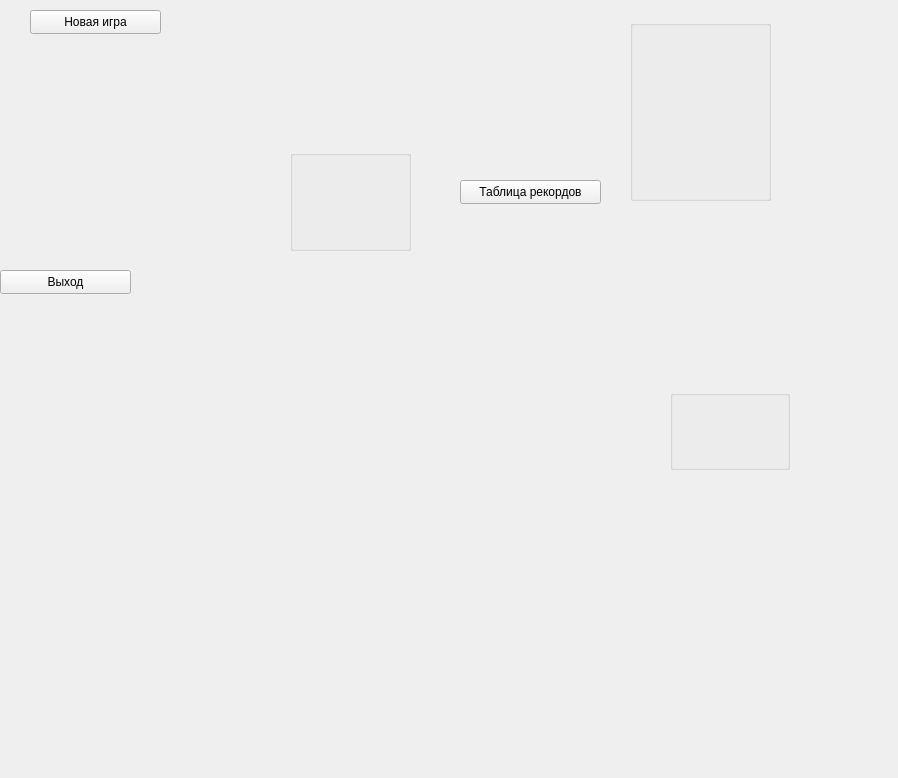
<?xml version="1.0" encoding="UTF-8"?>
<ui version="4.0">
 <class>hariki2Class</class>
 <widget class="QMainWindow" name="hariki2Class">
  <property name="geometry">
   <rect>
    <x>0</x>
    <y>0</y>
    <width>898</width>
    <height>778</height>
   </rect>
  </property>
  <property name="windowTitle">
   <string>hariki2</string>
  </property>
  <widget class="QWidget" name="centralWidget">
   <widget class="QPushButton" name="pushButton_2">
    <property name="geometry">
     <rect>
      <x>460</x>
      <y>180</y>
      <width>141</width>
      <height>24</height>
     </rect>
    </property>
    <property name="text">
     <string>Таблица рекордов</string>
    </property>
   </widget>
   <widget class="QPushButton" name="pushButton_3">
    <property name="geometry">
     <rect>
      <x>0</x>
      <y>270</y>
      <width>131</width>
      <height>24</height>
     </rect>
    </property>
    <property name="text">
     <string>Выход</string>
    </property>
   </widget>
   <widget class="QGroupBox" name="groupBox">
    <property name="geometry">
     <rect>
      <x>670</x>
      <y>390</y>
      <width>120</width>
      <height>80</height>
     </rect>
    </property>
    <property name="sizePolicy">
     <sizepolicy hsizetype="Ignored" vsizetype="Ignored">
      <horstretch>0</horstretch>
      <verstretch>0</verstretch>
     </sizepolicy>
    </property>
    <property name="styleSheet">
     <string notr="true">border-image: url(:/hariki2/tree-3358468.png);</string>
    </property>
    <property name="title">
     <string/>
    </property>
   </widget>
   <widget class="QPushButton" name="pushButton">
    <property name="geometry">
     <rect>
      <x>30</x>
      <y>10</y>
      <width>131</width>
      <height>24</height>
     </rect>
    </property>
    <property name="text">
     <string>Новая игра</string>
    </property>
   </widget>
   <widget class="QGroupBox" name="groupBox_2">
    <property name="geometry">
     <rect>
      <x>290</x>
      <y>150</y>
      <width>121</width>
      <height>101</height>
     </rect>
    </property>
    <property name="styleSheet">
     <string notr="true">border-image: url(:/hariki2/test.png);</string>
    </property>
    <property name="title">
     <string/>
    </property>
   </widget>
   <widget class="QGroupBox" name="groupBox_3">
    <property name="geometry">
     <rect>
      <x>630</x>
      <y>20</y>
      <width>141</width>
      <height>181</height>
     </rect>
    </property>
    <property name="styleSheet">
     <string notr="true">border-image: url(:/hariki2/spy.png);</string>
    </property>
    <property name="title">
     <string/>
    </property>
   </widget>
   <zorder>groupBox</zorder>
   <zorder>groupBox_2</zorder>
   <zorder>groupBox_3</zorder>
   <zorder>pushButton</zorder>
   <zorder>pushButton_3</zorder>
   <zorder>pushButton_2</zorder>
  </widget>
 </widget>
 <layoutdefault spacing="6" margin="11"/>
 <resources>
  <include location="hariki2.qrc"/>
 </resources>
 <connections/>
</ui>
